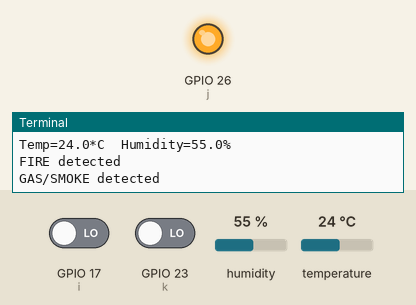
A program run on a simulated Raspberry Pi (BCM pin numbers). Shown: output pins drawn as LEDs (lit = HIGH), the last lines printed to the terminal. Inputs (shaded band) come from the test bench; at power-on: GPIO 23 (k) LOW, GPIO 17 (i) LOW, humidity 55 %, temperature 24 °C. No MQTT or app messages arrive unless stated.

Above: at 4.2 s.
4.3 s: GPIO 23 (k) driven HIGH
At 6.1 s:
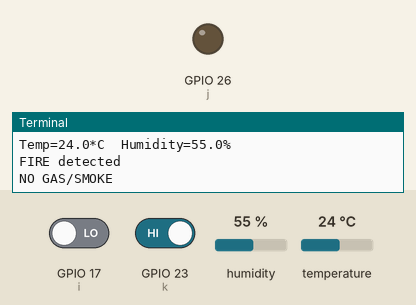
7.3 s: GPIO 23 (k) driven LOW
At 8.5 s:
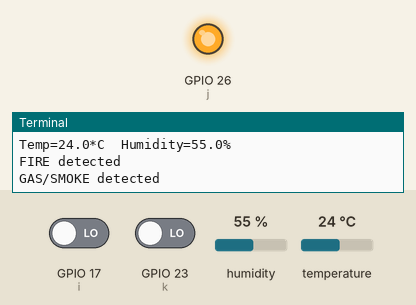
Timing chart, 0 to 10.3 s (numbered marks = the images above; inputs shaded):
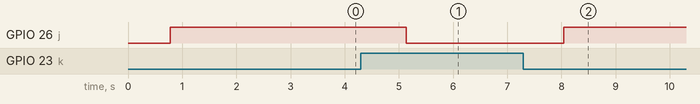

Measured:
- after the input at 4.3 s, GPIO 26 (j): HIGH → LOW after 0.84 s
- after the input at 7.3 s, GPIO 26 (j): LOW → HIGH after 0.74 s

The program:

fi.py
```python
#!/usr/bin/python
import time
import RPi.GPIO as GPIO
import Adafruit_DHT
import paho.mqtt.client as paho


client = paho.Client()
client.connect("broker.hivemq.com", 1883)
client.loop_start()

sensor = Adafruit_DHT.DHT11
GPIO.setmode(GPIO.BCM)
GPIO.setwarnings(False)
GPIO.setup(17, GPIO.IN)
GPIO.setup(23, GPIO.IN)
GPIO.setup(26, GPIO.OUT)
pin = 2
while True:

	i=GPIO.input(17)
	j=GPIO.input(26)
	k=GPIO.input(23)
	humidity, temperature = Adafruit_DHT.read_retry(sensor, pin)

	if humidity is not None and temperature is not None:
			print('Temp={0:0.1f}*C  Humidity={1:0.1f}%'.format(temperature, humidity))


	else:
			print('Failed to get reading. Try again!')

	if i==1:
			 print "NO FIRE"
			 time.sleep(0.1)
			 a=0

	elif i==0:
			 print "FIRE detected"
			 time.sleep(0.1)
			 a=1
        if k==1:
                         print "NO GAS/SMOKE"
                         GPIO.output(26, 0)
                         time.sleep(0.1)
                         b=0
        elif k==0:
                         print "GAS/SMOKE detected"
                         GPIO.output(26, 1)
                         time.sleep(0.1)
                         b=1


	data=str(humidity)+str(temperature)+str(a)+str("/")+str(b)+str("/")
	client.publish("/cropcap1",data)
```
